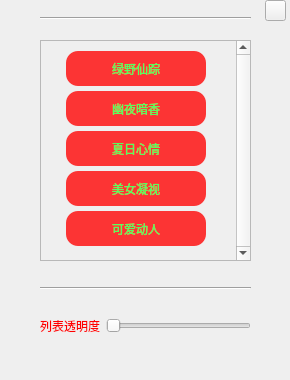
<?xml version="1.0" encoding="UTF-8"?>
<ui version="4.0">
 <class>BackPic</class>
 <widget class="QDialog" name="BackPic">
  <property name="geometry">
   <rect>
    <x>0</x>
    <y>0</y>
    <width>290</width>
    <height>380</height>
   </rect>
  </property>
  <property name="windowTitle">
   <string>Dialog</string>
  </property>
  <widget class="QScrollArea" name="scrollArea">
   <property name="geometry">
    <rect>
     <x>40</x>
     <y>40</y>
     <width>211</width>
     <height>221</height>
    </rect>
   </property>
   <property name="verticalScrollBarPolicy">
    <enum>Qt::ScrollBarAlwaysOn</enum>
   </property>
   <property name="widgetResizable">
    <bool>true</bool>
   </property>
   <widget class="QWidget" name="scrollAreaWidgetContents">
    <property name="geometry">
     <rect>
      <x>0</x>
      <y>0</y>
      <width>188</width>
      <height>219</height>
     </rect>
    </property>
    <widget class="QToolButton" name="btn1">
     <property name="geometry">
      <rect>
       <x>25</x>
       <y>10</y>
       <width>140</width>
       <height>35</height>
      </rect>
     </property>
     <property name="styleSheet">
      <string notr="true">background-color: rgba(255, 0, 0, 200);
color: rgba(85, 255, 96, 255);
font: 12pt &quot;Arial&quot;;
border-radius:12px;</string>
     </property>
     <property name="text">
      <string>绿野仙踪</string>
     </property>
    </widget>
    <widget class="QToolButton" name="btn2">
     <property name="geometry">
      <rect>
       <x>25</x>
       <y>50</y>
       <width>140</width>
       <height>35</height>
      </rect>
     </property>
     <property name="styleSheet">
      <string notr="true">background-color: rgba(255, 0, 0, 200);
color: rgba(85, 255, 96, 255);
font: 12pt &quot;Arial&quot;;
border-radius:12px;</string>
     </property>
     <property name="text">
      <string>幽夜暗香</string>
     </property>
    </widget>
    <widget class="QToolButton" name="btn3">
     <property name="geometry">
      <rect>
       <x>25</x>
       <y>90</y>
       <width>140</width>
       <height>35</height>
      </rect>
     </property>
     <property name="styleSheet">
      <string notr="true">background-color: rgba(255, 0, 0, 200);
color: rgba(85, 255, 96, 255);
font: 12pt &quot;Arial&quot;;
border-radius:12px;</string>
     </property>
     <property name="text">
      <string>夏日心情</string>
     </property>
    </widget>
    <widget class="QToolButton" name="btn4">
     <property name="geometry">
      <rect>
       <x>25</x>
       <y>130</y>
       <width>140</width>
       <height>35</height>
      </rect>
     </property>
     <property name="styleSheet">
      <string notr="true">background-color: rgba(255, 0, 0, 200);
color: rgba(85, 255, 96, 255);
font: 12pt &quot;Arial&quot;;
border-radius:12px;</string>
     </property>
     <property name="text">
      <string>美女凝视</string>
     </property>
    </widget>
    <widget class="QToolButton" name="btn5">
     <property name="geometry">
      <rect>
       <x>25</x>
       <y>170</y>
       <width>140</width>
       <height>35</height>
      </rect>
     </property>
     <property name="styleSheet">
      <string notr="true">background-color: rgba(255, 0, 0, 200);
color: rgba(85, 255, 96, 255);
font: 12pt &quot;Arial&quot;;
border-radius:12px;</string>
     </property>
     <property name="text">
      <string>可爱动人</string>
     </property>
    </widget>
   </widget>
  </widget>
  <widget class="Line" name="line">
   <property name="geometry">
    <rect>
     <x>40</x>
     <y>10</y>
     <width>211</width>
     <height>16</height>
    </rect>
   </property>
   <property name="orientation">
    <enum>Qt::Horizontal</enum>
   </property>
  </widget>
  <widget class="Line" name="line_2">
   <property name="geometry">
    <rect>
     <x>40</x>
     <y>280</y>
     <width>211</width>
     <height>16</height>
    </rect>
   </property>
   <property name="orientation">
    <enum>Qt::Horizontal</enum>
   </property>
  </widget>
  <widget class="QToolButton" name="close_btn">
   <property name="geometry">
    <rect>
     <x>265</x>
     <y>0</y>
     <width>21</width>
     <height>21</height>
    </rect>
   </property>
   <property name="styleSheet">
    <string notr="true">border-image: url(:/images/image/close24.png);</string>
   </property>
   <property name="text">
    <string/>
   </property>
  </widget>
  <widget class="QWidget" name="layoutWidget">
   <property name="geometry">
    <rect>
     <x>40</x>
     <y>310</y>
     <width>211</width>
     <height>31</height>
    </rect>
   </property>
   <layout class="QHBoxLayout" name="horizontalLayout">
    <item>
     <widget class="QLabel" name="label">
      <property name="styleSheet">
       <string notr="true">
color: rgb(255, 0, 0);</string>
      </property>
      <property name="text">
       <string>列表透明度</string>
      </property>
     </widget>
    </item>
    <item>
     <widget class="QSlider" name="horizontalSlider">
      <property name="orientation">
       <enum>Qt::Horizontal</enum>
      </property>
     </widget>
    </item>
   </layout>
  </widget>
 </widget>
 <resources>
  <include location="song_image.qrc"/>
 </resources>
 <connections/>
</ui>
